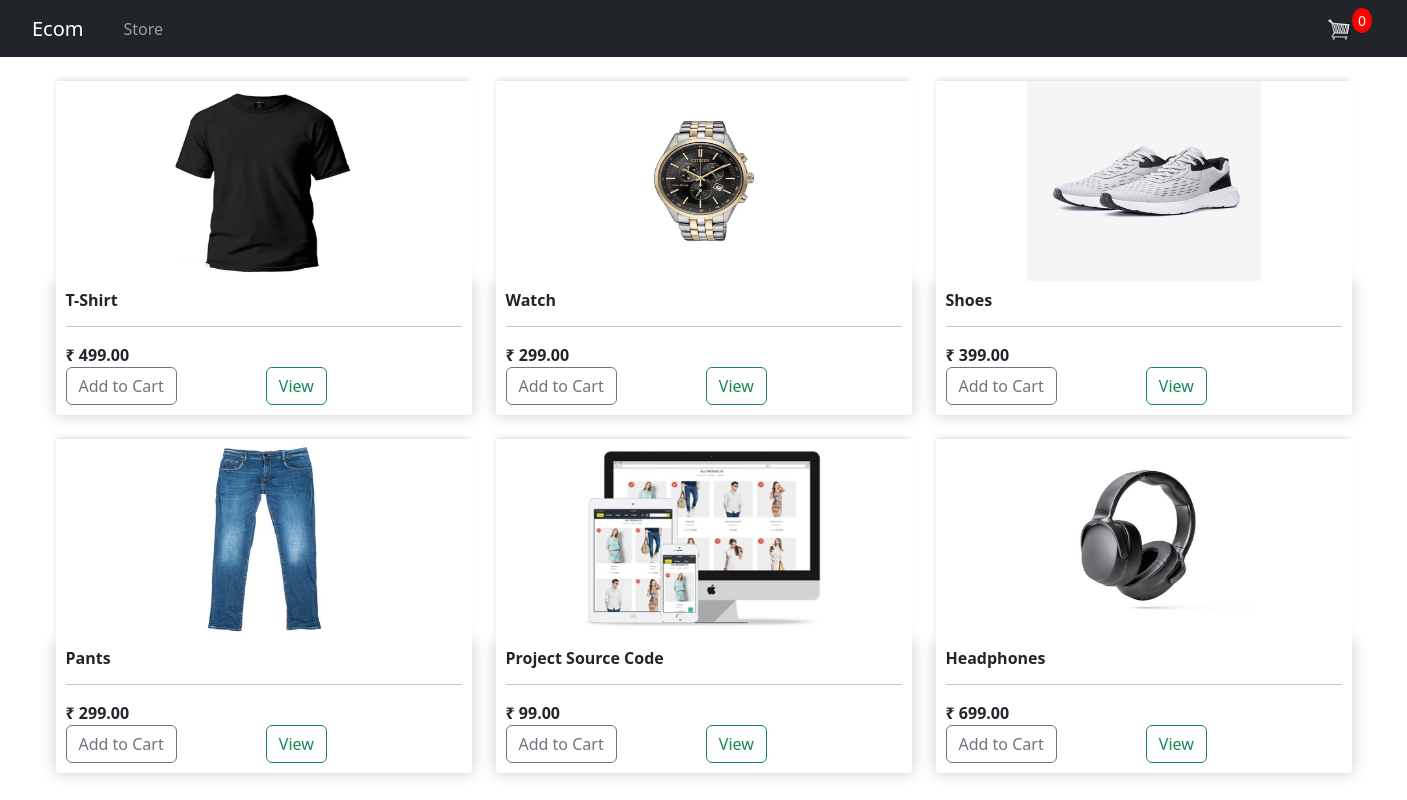
The page / on the database its author committed.
### ecom_app/models.py (models this page shows, shortened)
class Product(models.Model):
    name = models.CharField(max_length=200, null= True)
    price = models.FloatField()
    digital = models.BooleanField(default=False, null=True, blank=False)
    image = models.ImageField(null=True, blank=True)
    @property
    def imageURL(self):
        try:
            url = self.image.url
        except:
            url = ''
        return url

### ecom_app/views.py (the view)
# urls.py: path('', views.store, name="store"),
def store(request):
    if request.user.is_authenticated:
        customer = request.user.customer
        order, created = Order.objects.get_or_create(customer=customer, complete=False)
        items = order.orderitem_set.all()
        cartItems = order.get_cart_items
    else:
        items=[]
        order = {'get_cart_total':0, 'get_cart_items':0, 'shipping': False} #for logged out user
        cartItems = order['get_cart_items']
    products = Product.objects.all()
    context = {'products':products, 'cartItems': cartItems}
    return render(request, 'store/store.html', context)

### ecom_app/templates/store/store.html (shortened to what this page needs)
{% extends 'store/main.html' %}
{% load static %}
{% block content %}
<div class="row">
    {% for product in products %}
    <div class="col-lg-4 mb-4">
        <img class="thumbnail" src="{{product.imageURL}}">
        <div class="box-element product">
            <h6><strong>{{product.name}}</strong></h6>
            <hr>
            <div class="price-wrapper">
                <strong>
                    <span class="currency">₹</span>
                    <span class="price">{{product.price | floatformat:2}}</span>
                </strong>
            </div>
            <div class="action-buttons">
                <button data-product={{product.id}} data-action="add" class="btn btn-outline-secondary add-btn update-cart">Add to Cart</button>
                <a class="btn btn-outline-success" href="#">View</a>
            </div>
        </div>
    </div>
    {% endfor %}
</div>
{% endblock content %}

### ecom/static/css/main.css (style rules this page uses)
h1, h2, h3, h4, h5, h6 { color: hsl(0, 0%, 30%); }
.box-element { box-shadow: hsl(0, 0%, 80%) 0 0 16px; background-color: #fff; border-radius: 4px; padding: 10px; }
.thumbnail { width: 100%; height: 200px; -webkit-box-shadow: -1px -3px 5px -2px rgba(214, 214, 214, 1); -moz-box-shadow: -1px -3px 5px -2px rgba(214, 214, 214, 1); box-shadow: -1px -3px 5px -2px rgba(214, 214, 214, 1); }
.product { border-radius: 0 0 4px 4px; }
.col-lg-4, .col-lg-6, .col-lg-8, .col-lg-12 { margin-top: 10px; }
.btn { border-radius: 0; }
.btn { margin-right: 85px; }

### rows shown on the page
Product: imageURL (picture), name "T-Shirt", price "499.00"
Product: imageURL (picture), name "Watch", price "299.00"
Product: imageURL (picture), name "Shoes", price "399.00"
Product: imageURL (picture), name "Pants", price "299.00"
Product: imageURL (picture), name "Project Source Code", price "99.00"
Product: imageURL (picture), name "Headphones", price "699.00"

### other values the page prints
{{ cartItems }} "0"
